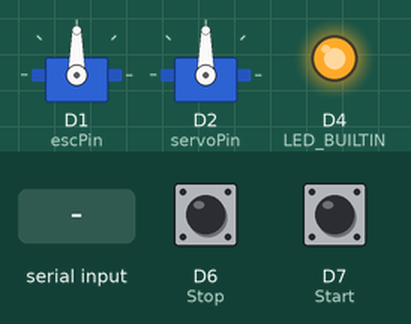
This sketch was run on a simulated ESP8266 (NodeMCU). Shown: 2 × servo, output pins drawn as LEDs (lit = HIGH, except the on-board LED, lit = LOW). The test bench sets the inputs (shaded band); at power-on: D7 (Start) HIGH, D6 (Stop) HIGH.

Above: at 4.2 s.
4.3 s: D7 (Start) pulled LOW for 0.15 s
At 5.4 s:
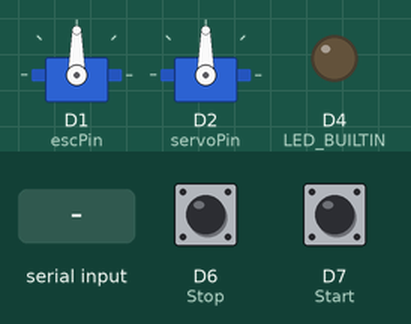
5.9 s: "90,45\n" received over Serial
At 6.6 s:
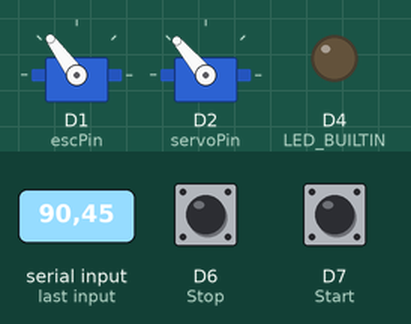
7.4 s: "1,90\n" received over Serial
At 7.7 s:
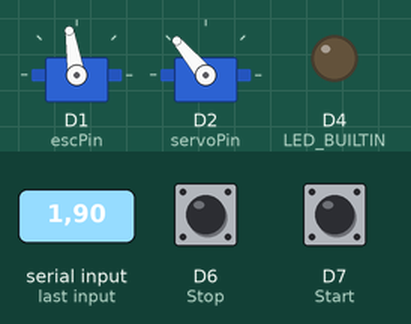
8.9 s: "30,150\n" received over Serial
At 10.0 s:
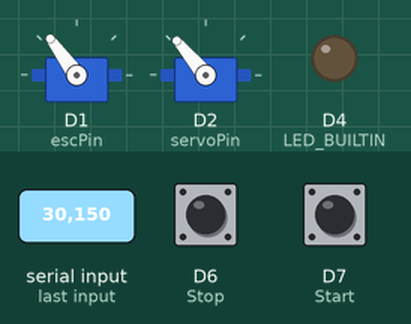
10.4 s: "1,90,45\n" received over Serial
At 11.2 s:
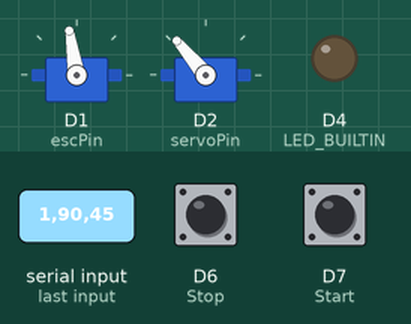
Timing chart, 0 to 12.9 s (numbered marks = the images above; inputs shaded):
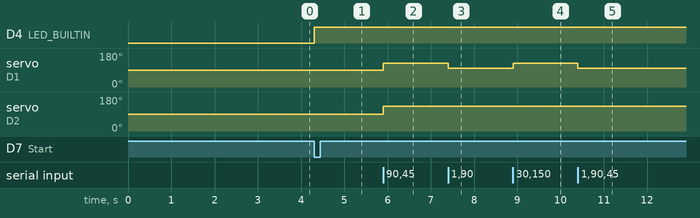

The sketch:

Control_CDS_ver2.ino
```cpp
#include <Servo.h>

// ======================= CẤU HÌNH =======================

// ESC
Servo esc;
const int escPin = 5;
bool wasForward = true;

// Servo lái
Servo steering;
const int servoPin = 4;

// Ngắt ngoài
volatile bool isRunning = false;
unsigned long lastInterruptStart = 0;
unsigned long lastInterruptStop = 0;

// Giới hạn xung PWM ESC
const int PWM_NEUTRAL     = 1500;   //  Giá trị neural
const int PWM_FORWARD_MIN = 1550;   // Ngưỡng bắt đầu tiến
const int PWM_FORWARD_MAX = 1700;   // Giới hạn tốc độ tối đa - Để an toàn không lên 2000 (2000 = max speed)
const int PWM_REVERSE_MIN = 1250;   // Giới hạn lùi
const int PWM_REVERSE_MAX = 1350;   // Ngưỡng bắt đầu lùi

// Giới hạn servo lái
//  Giới hạn góc lái từ từ [30 : 150], ko để dưới 30 hoặc trên 150 sẽ làm gãy tay arm servo và hệ thống lái
const int SERVO_LEFT_MAX  = 50;     // Góc trái
const int SERVO_CENTER    = 90;     // Trung tâm
const int SERVO_RIGHT_MAX = 130;    // Góc phải

// ======================= HÀM XỬ LÝ NGẮT =======================

// Hàm xử lý ngắt ngoài - Start
void startProgram() {
  unsigned long currentTime = millis();
  if (currentTime - lastInterruptStart > 200) { // debounce
    isRunning = true;
    lastInterruptStart = currentTime;
  }
}

// Hàm xử lý ngắt ngoài - Stop
void stopProgram() {
  unsigned long currentTime = millis();
  if (currentTime - lastInterruptStop > 200) { // debounce
    isRunning = false;
    lastInterruptStop = currentTime;
  }
}

// ======================= HÀM ĐIỀU KHIỂN =======================

// Điều khiển ESC
void controlESC(int speed) {
  speed = constrain(speed, -25, 25);

  if (speed == 0) {
    esc.writeMicroseconds(PWM_NEUTRAL);
    return;
  }

  if (speed > 0) {
    int pulse = map(speed, 1, 25, PWM_FORWARD_MIN, PWM_FORWARD_MAX);
    esc.writeMicroseconds(pulse);
    wasForward = true;
  } else {
    // Reverse ESC cần tín hiệu mồi lùi khoảng 1200ms đổ xuống rồi sau đó trả về khoảng 1500ms rồi mới bắt đầu lùi được
    if (wasForward) {
      esc.writeMicroseconds(1200); // chuyển ESC sang chế độ reverse
      delay(300);
      esc.writeMicroseconds(PWM_NEUTRAL);
      delay(300);
      wasForward = false;
    }
    int pulse = map(speed, -25, -1, PWM_REVERSE_MIN, PWM_REVERSE_MAX);
    esc.writeMicroseconds(pulse);
  }
}

// Điều khiển servo lái
void controlServo(int angle) {
  angle = constrain(angle, -25, 25);
  int position = map(angle, -25, 25, SERVO_LEFT_MAX, SERVO_RIGHT_MAX);
  steering.write(position);
}

// ======================= SETUP =======================

void setup() {
  Serial.begin(115200);

  // Nút nhấn nối về GND, bật pull-up nội
  pinMode(D7, INPUT_PULLUP); // Start
  pinMode(D6, INPUT_PULLUP); // Stop

  // LED trạng thái
  pinMode(LED_BUILTIN, OUTPUT);

  // Gắn ngắt ngoài cho nút
  attachInterrupt(digitalPinToInterrupt(D7), startProgram, FALLING);
  attachInterrupt(digitalPinToInterrupt(D6), stopProgram, FALLING);

  // Khởi tạo ESC và servo
  esc.attach(escPin, 1000, 2000);
  esc.writeMicroseconds(PWM_NEUTRAL);  // Neutral ESC lúc đầu
  delay(3000);

  steering.attach(servoPin);

  // Tắt LED lúc đầu
  digitalWrite(LED_BUILTIN, LOW);
}

// ======================= LOOP =======================

void loop() {
  // LED báo trạng thái chạy/dừng
  digitalWrite(LED_BUILTIN, isRunning ? HIGH : LOW);

  if (Serial.available()) {
    String input = Serial.readStringUntil('\n');
    input.trim();

    if (input.length() > 0) {
      int commaIndex = input.indexOf(',');
      if (commaIndex > 0) {
        int speed = input.substring(0, commaIndex).toInt();
        int angle = input.substring(commaIndex + 1).toInt();

        if (isRunning) {
          controlESC(speed);
          controlServo(angle);
        } else {
          controlESC(0);
          controlServo(0);
        }
      }
    }
  } else {
    // Nếu không nhận lệnh nào, và dừng, đảm bảo ESC & servo ở 0
    if (!isRunning) {
      controlESC(0);
      controlServo(0);
    }
  }
}
```

Measured:
- after the input at 4.3 s, D4 (LED_BUILTIN): LOW → HIGH at once
- after the input at 5.9 s, servo on D1 (escPin): 90° → 126° at once; servo on D2 (servoPin): 90° → 130° at once
- after the input at 7.4 s, servo on D1 (escPin): 126° → 99° at once
- after the input at 8.9 s, servo on D1 (escPin): 99° → 126° at once
- after the input at 10.4 s, servo on D1 (escPin): 126° → 99° at once
